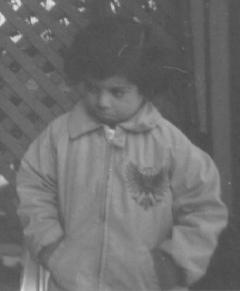
%> input picture MyFiles/images/pout.jpg, 240 x 291 px, given in place of pout.tif, which was not available
$ octave lab_05_hist_02.m   (GNU Octave 9; MATLAB toolbox functions it lacks are replaced by stand-ins)
%> lines starting %> are read from the running program, lines starting %| are printed output that depends on the picture; pictures that were not available may be replaced by others from this repository, and a replacement may not be noted
%% settings
close all;
clear;
clc;

%% load image
f = imread('pout.tif');
%> f is the input picture: size 291x240 uint8; min 72, max 229, mean 110.3
% [5 lines of commented-out code are left out]

figure;
subplot(2,5,1);
imshow(f, 'InitialMagnification', 'fit');
title('original image');

subplot(2,5,6);
imhist(f);
axis([0 Inf 0 Inf]);
%%%%%%
g1 = imcomplement(f);
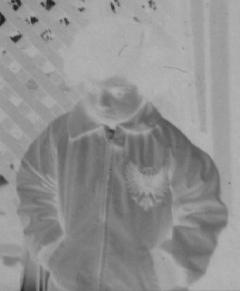
%> g1: size 291x240 uint8; min 26, max 183, mean 144.7
subplot(2,5,2);
imshow(g1, 'InitialMagnification', 'fit');
title('original image');

subplot(2,5,7);
imhist(g1);
axis([0 Inf 0 Inf]);

%%%%%%
g2 = imadjust(f,[0.3 0.7],[],1);
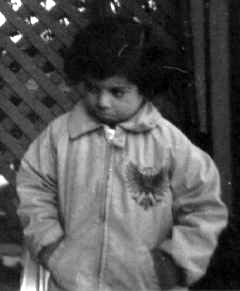
%> g2: size 291x240 uint8; min 0, max 255, mean 84.3
subplot(2,5,3);
imshow(g2, 'InitialMagnification', 'fit');
title('original image');

subplot(2,5,8);
imhist(g2);
axis([0 Inf 0 Inf]);

%%%%%%
g3 = 1./(1+(128./double(f)).^4);
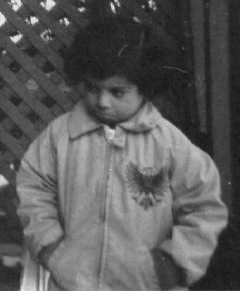
%> g3: size 291x240 double; min 0.091, max 0.911, mean 0.356
subplot(2,5,4);
imshow(g3, 'InitialMagnification', 'fit');
title('original image');

subplot(2,5,9);
imhist(g3);
axis([0 Inf 0 Inf]);

%%%%%%
g4 = 2*log(1+im2double(f));
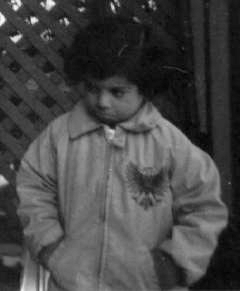
%> g4: size 291x240 double; min 0.497, max 1.28, mean 0.715; drawn with min black and max white
subplot(2,5,5);
imshow(g4, 'InitialMagnification', 'fit');
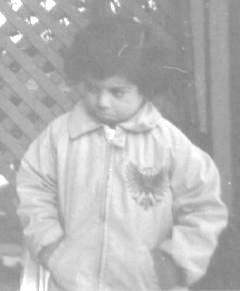
%> displayed picture: size 291x240, on the screen's scale of 0 to 255; min 127, max 255, mean 182.2
title('original image');

subplot(2,5,10);
imhist(g4);
axis([0 Inf 0 Inf]);
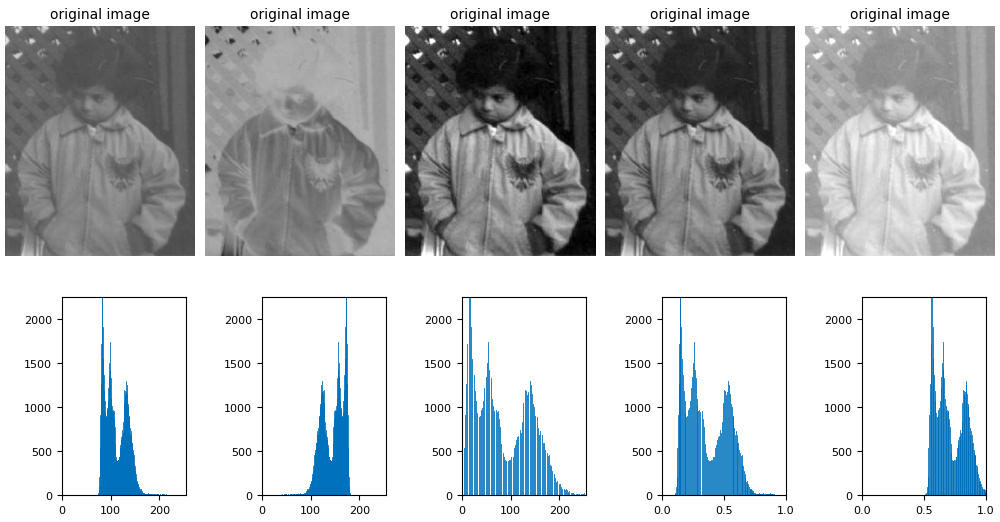
%> figure redrawn from the program's plot data, 10 panels
